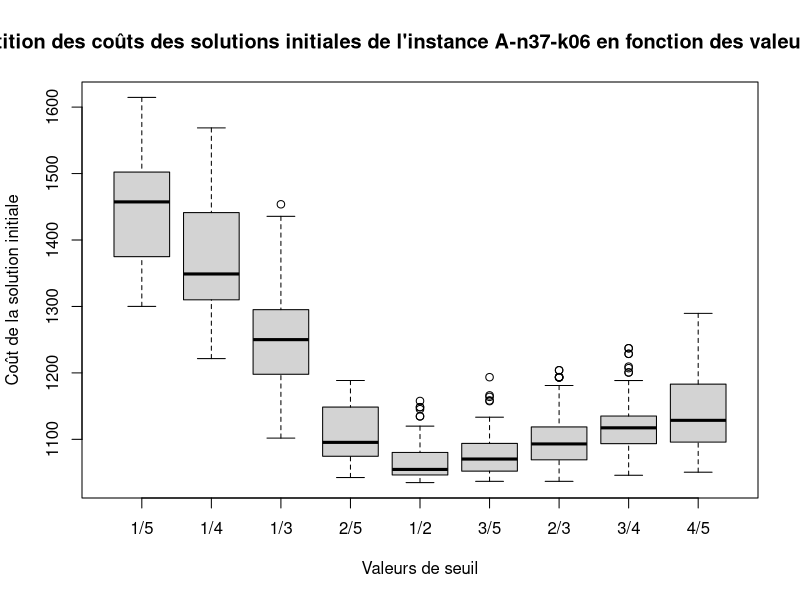
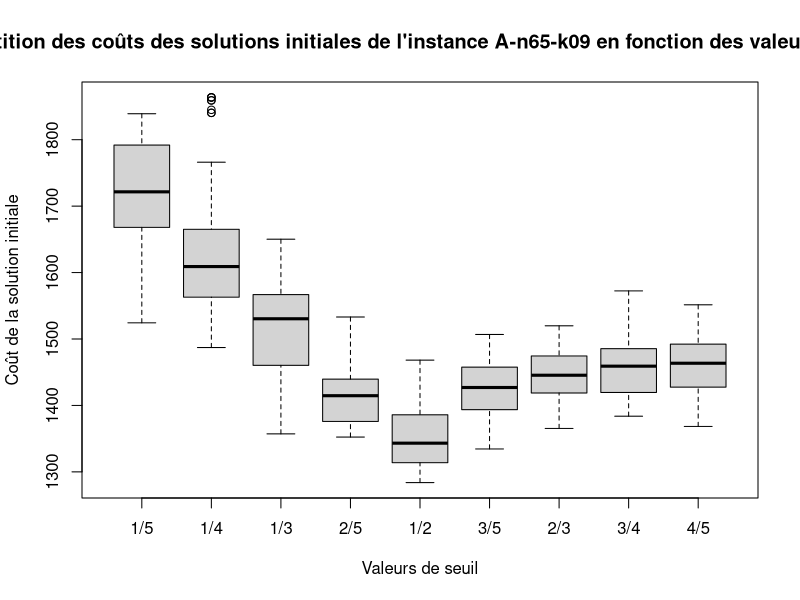

Recreate these plots in R, in order.
#Insance A3706, 10 bases et 10 triplets. Bases communes à tous les critères
crit1 = c(1489.7964159425503, 1489.7964159425503, 1489.7964159425503, 1491.9958940792897, 1491.9958940792897, 1491.9958940792897, 1491.9958940792897, 1479.0059701315793, 1479.0059701315793, 1483.1638822179011, 1380.5074801108692, 1382.0897667537574, 1382.0897667537574, 1380.5074801108692, 1380.5074801108692, 1380.5074801108692, 1380.5074801108692, 1384.0862430977577, 1380.5074801108692, 1382.0897667537574, 1457.3285583891618, 1457.3285583891618, 1457.3285583891618, 1457.3285583891618, 1436.6415735087273, 1436.6415735087273, 1436.641573508727, 1436.641573508727, 1436.641573508727, 1457.3285583891618, 1356.9656094094498, 1365.112368755904, 1356.9656094094498, 1365.112368755904, 1346.2459586232198, 1346.2459586232198, 1344.1532372011911, 1356.9656094094498, 1365.112368755904, 1365.112368755904, 1374.9461598371008, 1374.9461598371008, 1372.8534384150723, 1374.9461598371008, 1374.9461598371008, 1374.9461598371008, 1374.9461598371008, 1372.8534384150723, 1374.9461598371008, 1374.9461598371008, 1568.4081835287607, 1568.4081835287607, 1568.4081835287607, 1596.6181509299515, 1596.6181509299515, 1568.4081835287607, 1568.4081835287607, 1596.6181509299515, 1568.9703880755035, 1568.9703880755035, 1502.2460883800836, 1502.2460883800836, 1502.2460883800836, 1502.2460883800836, 1502.2460883800836, 1499.3099777545722, 1502.2460883800836, 1502.2460883800836, 1502.2460883800836, 1502.2460883800836, 1614.6053534997734, 1614.6053534997734, 1614.6053534997734, 1602.3160749266272, 1599.1483965987422, 1599.1483965987422, 1599.1483965987422, 1599.1483965987422, 1599.1483965987422, 1599.1483965987422, 1457.5230533891443, 1457.5230533891443, 1457.5230533891443, 1457.5230533891443, 1457.5230533891443, 1457.5230533891443, 1457.5230533891443, 1454.2931376289928, 1457.5230533891443, 1457.5230533891443, 1300.0899727935384, 1302.6883148885195, 1302.6883148885195, 1300.0899727935384, 1300.0899727935384, 1302.6883148885195, 1302.6883148885195, 1300.0899727935384, 1302.6883148885195, 1308.5250190994363)
crit2 = c(1441.2341756903272, 1441.2341756903272, 1441.2341756903272, 1441.2341756903272, 1441.2341756903272, 1441.2341756903272, 1441.2341756903272, 1441.2341756903272, 1441.2341756903272, 1441.2341756903272, 1380.5074801108692, 1382.0897667537574, 1382.0897667537574, 1380.5074801108692, 1380.5074801108692, 1380.5074801108692, 1380.5074801108692, 1384.0862430977577, 1380.5074801108692, 1382.0897667537574, 1568.7060104633024, 1568.7060104633024, 1568.7060104633024, 1568.7060104633024, 1568.4003090076133, 1568.4003090076133, 1568.7060104633024, 1554.2858335055348, 1554.2858335055348, 1568.7060104633024, 1309.939695238571, 1309.939695238571, 1309.939695238571, 1309.939695238571, 1309.939695238571, 1309.939695238571, 1368.8123169423689, 1309.939695238571, 1309.939695238571, 1309.939695238571, 1309.327713392554, 1309.327713392554, 1296.3427049653853, 1309.327713392554, 1309.3277133925537, 1356.7930089978643, 1309.327713392554, 1309.327713392554, 1356.7930089978643, 1336.9662285721636, 1476.507941104957, 1508.7392251262618, 1508.7392251262618, 1528.4839752951098, 1475.0736693076992, 1476.507941104957, 1476.507941104957, 1475.0736693076992, 1476.507941104957, 1476.507941104957, 1310.2977529686689, 1312.5918741585526, 1322.0376563920847, 1310.2977529686689, 1312.5918741585526, 1322.0376563920847, 1312.5918741585526, 1312.5918741585526, 1351.4439555953745, 1351.4439555953745, 1235.7790821938304, 1235.7790821938302, 1221.4920012513694, 1255.037829256441, 1266.696521281212, 1266.696521281212, 1266.696521281212, 1266.696521281212, 1266.696521281212, 1255.037829256441, 1348.8834450628283, 1354.0775287002366, 1354.0775287002366, 1348.8834450628283, 1348.8834450628283, 1348.8101409063786, 1348.8101409063786, 1333.4983926697548, 1348.8101409063786, 1328.2310048758966, 1340.607652543502, 1343.205994638483, 1343.205994638483, 1340.607652543502, 1340.607652543502, 1343.205994638483, 1345.7171642672329, 1340.607652543502, 1354.2472224321054, 1343.118822172252)
crit3 = c(1435.6464696991504, 1422.0800166080949, 1435.6464696991504, 1412.1395523606234, 1412.1395523606234, 1412.1395523606234, 1412.1395523606234, 1422.0800166080949, 1422.0800166080949, 1453.7390980806833, 1321.4901838015971, 1321.4901838015971, 1321.6503924261633, 1339.6599682743572, 1339.6599682743572, 1339.6599682743572, 1339.6599682743572, 1339.6599682743577, 1339.6599682743572, 1253.0965035843585, 1292.8819151073399, 1322.3712711750622, 1292.8819151073399, 1292.8819151073399, 1312.203534932381, 1312.203534932381, 1292.8819151073399, 1292.8819151073399, 1292.8819151073399, 1292.8819151073399, 1158.915847058913, 1161.312774669936, 1158.915847058913, 1158.915847058913, 1158.915847058913, 1158.915847058913, 1158.915847058913, 1158.915847058913, 1158.915847058913, 1155.3168896548182, 1255.7527512654642, 1297.4558554135433, 1255.7527512654642, 1297.4558554135433, 1288.0100731800112, 1265.8911445978733, 1275.3369268314054, 1255.7527512654642, 1246.3069690319317, 1315.371024447366, 1243.6817301690712, 1250.1647355701996, 1249.9399921598122, 1287.577209001314, 1287.577209001314, 1243.6817301690712, 1243.6817301690712, 1287.577209001314, 1233.105520235027, 1233.105520235027, 1106.075673023497, 1101.8803985440584, 1106.075673023497, 1106.075673023497, 1133.8943917517568, 1133.8943917517568, 1101.8803985440584, 1106.075673023497, 1106.075673023497, 1106.075673023497, 1241.6109980981162, 1241.6109980981162, 1241.6109980981162, 1242.113096493656, 1275.1995988043834, 1275.1995988043834, 1275.1995988043834, 1275.1995988043834, 1275.1995988043834, 1243.8461990431076, 1243.8058942719417, 1246.8561051048755, 1264.473146841979, 1244.8224037332227, 1245.4191932079575, 1246.8561051048755, 1265.240269789995, 1246.8561051048753, 1246.5234708360795, 1246.8561051048753, 1196.2376029408922, 1197.9345032946328, 1197.9345032946328, 1197.9345032946328, 1197.9345032946328, 1202.1297777740708, 1197.9345032946328, 1196.2376029408922, 1199.8868030861977, 1197.9345032946328)
crit4 = c(1184.4697128993485, 1188.1730618454446, 1186.6146287384267, 1188.5696572003117, 1184.4697128993485, 1188.1730618454446, 1184.4697128993485, 1188.1730618454446, 1188.1730618454446, 1184.4697128993485, 1090.124948461405, 1090.124948461405, 1090.124948461405, 1085.4278297524086, 1090.124948461405, 1088.6754832389586, 1090.124948461405, 1086.1815592019918, 1090.124948461405, 1075.9307651628617, 1075.0846170889201, 1072.6395644729482, 1075.76618892207, 1075.76618892207, 1090.710494960857, 1082.0185456999693, 1075.0846170889201, 1075.0846170889201, 1075.0846170889201, 1075.76618892207, 1110.7421548441962, 1106.9028284942726, 1100.3048831760318, 1110.7421548441962, 1100.3048831760318, 1100.3048831760318, 1096.3614939166187, 1100.3048831760318, 1110.7421548441962, 1106.9028284942726, 1149.415571823909, 1150.8165995759493, 1147.9423681401604, 1141.0906740431942, 1141.4381574315194, 1152.6447157956898, 1149.9140204416326, 1160.6332481352933, 1149.415571823909, 1147.9133891962683, 1152.5960501306113, 1152.596050130611, 1152.596050130611, 1113.65886364719, 1111.1034189029833, 1152.596050130611, 1118.4866068313745, 1111.1034189029833, 1119.9882022375248, 1119.9882022375248, 1042.509487989806, 1043.6903152312063, 1042.509487989806, 1042.509487989806, 1061.0101725007883, 1061.0101725007883, 1043.6903152312063, 1044.0110833959561, 1044.0110833959561, 1044.0110833959561, 1052.151392123565, 1052.151392123565, 1052.151392123565, 1047.4634000035153, 1048.2694183720057, 1050.851964643219, 1050.851964643219, 1052.366332415224, 1052.366332415224, 1048.2694183720057, 1149.1492695261422, 1154.851517570734, 1154.851517570734, 1149.1492695261422, 1137.6075522303347, 1139.408170127067, 1140.8697532385968, 1159.6487148248793, 1139.408170127067, 1139.408170127067, 1077.281157308526, 1073.085882829087, 1074.0220856026817, 1074.0158985549353, 1072.966969197217, 1078.122051817286, 1077.0638832404352, 1078.1220518172859, 1077.9627291416757, 1094.5117439996825)
crit5 = c(1046.710620746467, 1078.5469513343426, 1048.0362791137138, 1049.7939441145188, 1048.474472795018, 1048.8105374392305, 1048.474472795018, 1078.5469513343426, 1078.5469513343426, 1067.9368788182996, 1081.1092055358188, 1098.3399774972324, 1134.6190577820266, 1096.4537490150394, 1095.1245529660873, 1099.7014025015894, 1082.1734075434824, 1081.1092055358185, 1081.1092055358188, 1157.752097953917, 1071.053351592828, 1078.002266806186, 1071.053351592828, 1071.053351592828, 1040.7186164111022, 1040.7186164111022, 1071.053351592828, 1053.9844368288675, 1053.9844368288675, 1078.002266806186, 1054.6798746684865, 1049.286843994535, 1049.1422423848614, 1054.6798746684865, 1049.1422423848614, 1040.809306633004, 1047.419763831887, 1040.809306633004, 1054.6798746684865, 1039.4430034197794, 1044.4832476284246, 1039.8905005581626, 1044.4832476284246, 1047.4164732083448, 1062.822352680144, 1052.3632047915105, 1052.3632047915105, 1054.9727118647415, 1044.4832476284246, 1044.4832476284246, 1119.88279583304, 1104.386274523124, 1103.6555916666507, 1079.5236870903293, 1076.221514300374, 1104.386274523124, 1100.9939341201994, 1076.221514300374, 1060.5728585235368, 1060.5728585235368, 1044.1298276896093, 1046.382871422515, 1044.1298276896093, 1044.1298276896093, 1072.6321325640404, 1072.6321325640404, 1046.382871422515, 1045.6314230957594, 1045.6314230957594, 1045.6314230957594, 1036.125424840766, 1036.125424840766, 1036.125424840766, 1036.0758151765265, 1056.657328463672, 1060.0706134526733, 1060.0706134526733, 1059.723130064348, 1034.9070372976944, 1035.0997660452563, 1104.011925984273, 1148.4079868003753, 1148.4079868003753, 1104.011925984273, 1104.7528184091464, 1116.6877420222295, 1103.884904267951, 1134.6235843797158, 1103.6606375291126, 1145.430715527222, 1052.7613506130783, 1051.7164261370997, 1053.1908573327926, 1051.7164261370997, 1052.7921507985868, 1044.6768687847402, 1051.9584716596667, 1044.6768687847402, 1051.2597552069283, 1073.3200160503004)
crit6 = c(1041.2352420971367, 1073.0715726850126, 1040.7186164111022, 1040.718616411102, 1041.4595088359756, 1041.795573480188, 1041.4595088359756, 1084.5937846362197, 1084.5937846362197, 1060.5411510127572, 1092.2371074983369, 1133.3330988779958, 1193.542886776125, 1109.99898634779, 1129.6080973143414, 1112.9747075955142, 1114.6038028827923, 1121.6227275212357, 1092.2371074983369, 1166.1634062153753, 1073.0715726850126, 1081.1054281814138, 1084.5937846362197, 1073.0715726850126, 1040.718616411102, 1040.718616411102, 1073.0715726850126, 1038.7210690632862, 1038.7210690632862, 1081.1054281814138, 1093.9027107694124, 1055.8131353400986, 1093.9027107694124, 1056.3734667231492, 1117.1960247100428, 1093.902710769412, 1117.9267075665161, 1093.902710769412, 1056.3734667231492, 1081.0202576642534, 1093.902710769412, 1055.86220007898, 1117.9267075665161, 1067.6393610069108, 1083.0452404787106, 1061.3137509484104, 1061.0894842095713, 1119.235547633475, 1094.126977508251, 1095.0383625822055, 1109.2210813757615, 1158.5459484962466, 1163.9411328946935, 1068.6619289327268, 1067.8956228937016, 1115.9753024849344, 1118.8148215520282, 1071.936089156803, 1157.5126627871307, 1127.3517962360909, 1073.0715726850126, 1040.718616411102, 1046.6282727710882, 1073.0715726850126, 1061.0034927124298, 1061.0034927124298, 1040.718616411102, 1046.8525395099273, 1046.8525395099273, 1046.8525395099273, 1070.755760678781, 1070.7557606787807, 1070.0147384536174, 1046.7109797048377, 1052.96403191885, 1058.9476648469572, 1058.9476648469572, 1058.600181458632, 1043.2992271381322, 1045.734930573568, 1056.9590676527546, 1111.3516756803394, 1111.3516756803394, 1054.716579821731, 1056.9590676527546, 1060.1096104956828, 1062.3520983267063, 1114.2213923943445, 1062.1278315878671, 1055.071436003757, 1042.684883511675, 1042.909150250514, 1036.7752271516888, 1037.5161195765625, 1049.3686604080617, 1084.4479124314312, 1051.307890921836, 1083.312260618638, 1077.1620389220009, 1057.3061351314104)
crit7 = c(1151.7161571070958, 1153.4336964289757, 1158.9606914862575, 1149.5327965470244, 1152.1763250287545, 1148.0283494183718, 1152.1763250287545, 1203.974013456433, 1203.974013456433, 1163.6426118601207, 1092.2371074983369, 1133.3330988779958, 1193.542886776125, 1109.99898634779, 1129.6080973143414, 1112.9747075955142, 1114.6038028827923, 1121.6227275212357, 1092.2371074983369, 1166.1634062153753, 1093.902710769412, 1113.7076682552367, 1117.1960247100426, 1093.902710769412, 1055.86220007898, 1055.2965096540638, 1093.902710769412, 1095.9490941789331, 1095.9490941789331, 1113.7076682552367, 1082.7843819834352, 1094.9528636360783, 1108.6331598482325, 1084.6748843476048, 1120.1553717994395, 1108.6331598482325, 1120.1553717994398, 1108.6331598482325, 1084.6748843476048, 1092.2786713204218, 1072.3559856794154, 1063.9460415713481, 1103.3109141311106, 1054.7976769872978, 1070.446114696123, 1065.0303304400009, 1062.6204393885796, 1103.3109141311106, 1072.5802524182543, 1071.322041986154, 1109.2210813757615, 1181.0498132177163, 1193.6374766470785, 1068.6619289327268, 1067.8956228937016, 1115.9753024849344, 1124.5208471548553, 1071.936089156803, 1157.5126627871307, 1127.3517962360909, 1073.0715726850126, 1040.718616411102, 1046.6282727710882, 1073.0715726850126, 1061.0034927124298, 1061.0034927124298, 1040.718616411102, 1046.8525395099273, 1046.8525395099273, 1046.8525395099273, 1117.1960247100428, 1117.1960247100428, 1117.1960247100428, 1055.2965096540638, 1077.0616075506032, 1083.0452404787106, 1083.0452404787106, 1082.799208800317, 1067.6393610069108, 1069.832506205321, 1071.5369608957162, 1193.142016533799, 1193.142016533799, 1069.6305377089052, 1071.5369608957162, 1107.3840484940063, 1076.8133097651894, 1193.5299565697774, 1109.4022695861909, 1112.3627940366223, 1042.684883511675, 1042.909150250514, 1036.7752271516888, 1037.5161195765625, 1049.3686604080617, 1084.4479124314312, 1051.307890921836, 1083.312260618638, 1077.1620389220009, 1057.3061351314104)
crit8 = c(1160.7129877478421, 1176.0207357211546, 1155.1797341121237, 1130.9611291991441, 1128.153485566972, 1128.3777523058106, 1128.6438095519716, 1228.7030746359987, 1228.7030746359987, 1134.2206424757705, 1113.198863315995, 1143.2561080840721, 1200.5912698684847, 1113.6211258193887, 1124.5799172012644, 1123.9771517898894, 1111.1806422238103, 1101.4217861702375, 1113.4231300548338, 1188.4965006198195, 1075.579808645614, 1117.253550285153, 1117.253550285153, 1062.2304883912827, 1092.619339502916, 1093.2318626081662, 1134.3464208446592, 1134.3464208446592, 1134.3464208446592, 1138.4490338722508, 1101.4207775234545, 1104.7820538223386, 1112.801831408724, 1103.0753787048043, 1131.4780222915317, 1112.801831408724, 1120.0737635348987, 1112.801831408724, 1103.0753787048043, 1114.8686147618105, 1135.7940634300182, 1129.0902251119824, 1175.2313321929664, 1117.333916828795, 1114.645226623247, 1160.295132433071, 1165.4742708810627, 1209.405765357917, 1148.1467768060293, 1130.5114857415176, 1151.1307013878472, 1237.1042580701283, 1237.0797962786455, 1126.0924922556237, 1120.2722889886384, 1154.2861954404007, 1133.7949750252815, 1123.892870393419, 1130.616176978099, 1122.4800344630428, 1107.3840484940063, 1069.2944730646927, 1109.4022695861909, 1109.4022695861909, 1073.5647467924923, 1075.9706820325262, 1069.2944730646927, 1076.8133097651894, 1074.5708219341657, 1074.5708219341657, 1145.2374809703604, 1162.2199834108999, 1162.2199834108999, 1119.4348365527287, 1113.7945998751875, 1113.3324807248935, 1113.3324807248935, 1115.937005853474, 1118.68291194294, 1113.7945998751875, 1092.3617915493412, 1207.1249180030522, 1200.7092353280777, 1093.7521837025356, 1092.3617915493412, 1121.2965122148087, 1080.2352318190235, 1154.0274980167928, 1088.4949532335563, 1119.4612035610419, 1053.4777011774545, 1053.7019679162931, 1052.5763897892266, 1051.4895435368473, 1045.905017899026, 1085.2249916528042, 1047.404052986336, 1086.2589353460658, 1079.3467902792022, 1053.8424926223743)
crit9 = c(1149.8537775626398, 1176.0140528656914, 1147.835556470455, 1131.300750860627, 1128.4931072284544, 1128.7173739672933, 1128.9834312134542, 1245.8496629961041, 1245.8496629961041, 1135.2430108014812, 1187.3775613173264, 1210.1895353564066, 1236.8777082642664, 1080.2152318464596, 1210.082083006666, 1079.84748017753, 1093.1952687212897, 1129.2373275742527, 1094.9442747549688, 1208.132986714988, 1187.527973161252, 1225.1371242203527, 1200.8199657342404, 1211.6357576984267, 1073.4271028107614, 1082.4064162876934, 1129.2373275742527, 1129.2373275742527, 1129.2373275742527, 1246.8513823137155, 1050.5517864220553, 1058.785624500306, 1075.579808645614, 1107.275513843792, 1117.253550285153, 1062.2304883912827, 1154.1762147407544, 1065.9074816520015, 1102.9784697710168, 1061.952669710871, 1135.7940634300182, 1129.0902251119824, 1175.2313321929664, 1117.333916828795, 1114.645226623247, 1160.295132433071, 1165.4742708810627, 1209.405765357917, 1148.1467768060293, 1130.5114857415176, 1215.833177399299, 1289.6017456266727, 1286.2445660808694, 1093.5117789419767, 1101.2539594647342, 1206.7836829969442, 1119.9107955527984, 1096.785939166053, 1105.7390707077225, 1105.7390707077225, 1202.5930989744215, 1073.4271028107614, 1210.082083006666, 1199.4679917687126, 1079.4999967892047, 1075.1691063833302, 1077.297242093859, 1093.4826916434383, 1109.1159996000447, 1109.1159996000447, 1139.4166152738435, 1183.094727650707, 1183.094727650707, 1119.4543407605527, 1118.5523140504395, 1120.520866848799, 1120.520866848799, 1120.2748351704054, 1123.0207412598716, 1118.5523140504395, 1148.3886847991573, 1213.024872427161, 1213.024872427161, 1123.0009277648662, 1120.792717636038, 1122.7186228508965, 1123.434378573294, 1157.624474623942, 1189.531675725388, 1150.4969651511763, 1087.6987194364503, 1087.3252595410938, 1090.0307106782973, 1088.6403185251029, 1080.0900008781935, 1128.8762610704582, 1084.2777261710512, 1123.1008587710426, 1198.5293955589707, 1076.336840193694)

boxplot(crit1, crit2, crit3,crit4,crit5,crit6,crit7,crit8,crit9, 
        xlab="Valeurs de seuil", ylab="Coût de la solution initiale",
        names=c("1/5","1/4","1/3","2/5","1/2","3/5","2/3","3/4","4/5"),
        main="Répartition des coûts des solutions initiales de l'instance A-n37-k06 en fonction des valeurs de seuil")

#Instance A6509

crit1 = c(1787.4475957782877, 1769.5128755840703, 1770.367263427211, 1787.447595778288, 1766.8974373483006, 1766.200500147522, 1769.5128755840703, 1795.1794382271046, 1795.1794382271046, 1795.1794382271046, 1839.092408052677, 1839.092408052677, 1839.092408052677, 1839.0924080526768, 1839.092408052677, 1832.2582203779914, 1839.092408052677, 1839.0924080526768, 1839.0924080526768, 1827.8074426507594, 1574.238535050387, 1574.238535050387, 1574.2385350503873, 1574.2385350503873, 1577.9851393846734, 1574.2385350503873, 1577.9851393846736, 1574.2385350503873, 1574.238535050387, 1619.1669061190867, 1690.474700186002, 1690.2714271133837, 1684.6590127016532, 1690.2714271133837, 1678.194031551218, 1668.1268584869417, 1683.5576900991055, 1690.2714271133837, 1684.862285774272, 1683.681100109298, 1803.505357705374, 1824.6334108145252, 1754.972433108821, 1743.2713531981913, 1777.9227480326572, 1743.2713531981913, 1743.2713531981913, 1774.972789120774, 1774.972789120774, 1743.2713531981913, 1814.6146892162785, 1802.1564317068548, 1814.6146892162785, 1817.3413968044806, 1817.3413968044806, 1817.3413968044806, 1806.8439471761617, 1794.385689666738, 1802.1564317068548, 1817.3413968044806, 1685.2907322167598, 1668.0063856391612, 1668.0063856391612, 1668.0063856391612, 1673.1826935971014, 1668.0063856391612, 1673.1826935971014, 1673.1826935971014, 1666.968034821295, 1666.968034821295, 1524.9804745502352, 1524.3400757855181, 1538.8913640579005, 1538.8913640579005, 1524.9804745502352, 1524.3400757855184, 1543.81440315283, 1524.9804745502352, 1524.980474550235, 1524.9804745502352, 1690.4322934519855, 1690.2869990733325, 1690.4322934519855, 1699.7413405543962, 1690.2869990733325, 1690.4322934519855, 1686.5574809642615, 1684.6945680892386, 1690.2869990733325, 1683.6792689556496, 1789.3798608928423, 1788.6826448438328, 1788.6826448438328, 1788.6826448438328, 1789.3798608928423, 1789.3798608928423, 1789.3798608928423, 1788.682644843833, 1789.3798608928423, 1789.3798608928423)
crit2 = c(1660.9020406289849, 1672.666616381126, 1684.418319631312, 1686.1063960049787, 1670.9785400074593, 1670.978540007459, 1668.755890808649, 1671.7453375048763, 1627.541747183736, 1671.7453375048763, 1650.4132845343727, 1650.4132845343727, 1648.275656567287, 1657.8539753536638, 1655.2359290410352, 1657.8539753536638, 1648.275656567287, 1657.8539753536638, 1646.5627491725254, 1663.3562298213737, 1565.291559602859, 1565.291559602859, 1565.291559602859, 1565.291559602859, 1578.9224577238376, 1565.291559602859, 1575.8402083222334, 1565.291559602859, 1564.7750337749808, 1564.7750337749808, 1544.7264212844887, 1574.2335286582597, 1574.2335286582597, 1580.5097888428834, 1549.431069020108, 1594.436726371661, 1549.431069020108, 1538.041859621481, 1532.4121875676142, 1580.5097888428834, 1604.1533323141543, 1627.1100871659958, 1603.089979911505, 1584.4974950058288, 1604.1533323141543, 1584.4974950058288, 1587.6793377708793, 1603.089979911505, 1603.089979911505, 1604.1533323141546, 1561.1271972541426, 1561.1271972541426, 1539.7765689985663, 1539.7765689985663, 1539.8128294905023, 1547.0958599991204, 1493.4007756161982, 1487.117876415303, 1533.4936697976714, 1559.239164846616, 1666.9851898866852, 1666.9851898866852, 1666.9851898866852, 1666.9851898866852, 1640.5618861897885, 1666.9851898866852, 1640.5618861897885, 1640.5618861897885, 1666.901208632253, 1666.901208632253, 1524.9804745502352, 1524.3400757855181, 1538.8913640579005, 1538.8913640579005, 1524.9804745502352, 1524.3400757855184, 1543.81440315283, 1524.9804745502352, 1524.980474550235, 1524.9804745502352, 1638.329373072475, 1638.8752740979119, 1638.329373072475, 1638.8752740979119, 1638.8752740979119, 1653.692173236829, 1641.506271435096, 1613.905039704706, 1653.692173236829, 1581.9930130782514, 1762.2804670951875, 1863.6385833794966, 1863.6385833794966, 1844.9416051243575, 1840.3867518101756, 1863.6385833794966, 1766.0950929271514, 1859.2427592755344, 1859.0847500752816, 1840.3867518101756)
crit3 = c(1473.317526538625, 1479.1290069099107, 1482.8138707201272, 1473.317526538625, 1482.8138707201272, 1482.8138707201272, 1516.5934188885992, 1482.8138707201272, 1482.8138707201272, 1482.8138707201272, 1615.0170294133734, 1648.4091027939342, 1646.271474826848, 1609.814836898652, 1646.271474826848, 1609.814836898652, 1646.271474826848, 1609.814836898652, 1644.5585674320862, 1603.9299625833157, 1564.959923096745, 1564.9599230967442, 1562.534340485819, 1562.534340485819, 1564.9599230967442, 1564.9599230967442, 1564.9599230967442, 1564.9599230967442, 1564.9599230967442, 1564.9599230967442, 1373.2704932934848, 1369.6900540043168, 1369.6900540043168, 1403.2155022628965, 1403.2155022628965, 1403.2155022628965, 1436.4776460937328, 1397.830879019015, 1373.2704932934848, 1403.2155022628965, 1611.93006844129, 1627.2432833492724, 1608.6237997165772, 1601.091554488713, 1611.93006844129, 1610.7692888059971, 1585.7329607898441, 1608.6237997165772, 1605.0213295289786, 1611.93006844129, 1548.7349375710482, 1548.7349375710482, 1548.7349375710482, 1548.7349375710482, 1548.7349375710482, 1548.7690615227207, 1486.922264666635, 1561.1227656419846, 1568.6856374398167, 1575.631547063885, 1456.2497668696312, 1456.2497668696317, 1456.2497668696312, 1456.2497668696317, 1501.8124850392546, 1482.606943153597, 1455.9219743548745, 1501.8124850392546, 1464.4338818339552, 1495.3052352633488, 1372.4944627297748, 1359.2965991513213, 1357.185831669808, 1357.185831669808, 1359.2965991513213, 1373.6481851473156, 1357.185831669808, 1375.7589526288295, 1375.7589526288295, 1375.7589526288295, 1539.4515650303017, 1560.8382842694812, 1539.4515650303017, 1552.9782324429127, 1549.327476548334, 1650.195025041008, 1557.4165748396092, 1595.8263642427964, 1602.6182825184508, 1563.9670091703083, 1480.0306377846039, 1515.6250726825076, 1515.6250726825076, 1515.6250726825076, 1542.5465639793554, 1515.6250726825076, 1480.0306377846039, 1521.5282596279028, 1480.0306377846039, 1515.6250726825076)
crit4 = c(1432.597457577585, 1423.5712569877007, 1424.049633164103, 1430.1331189306243, 1410.5147022184576, 1409.1554131702985, 1421.701127341742, 1440.868274353661, 1440.868274353661, 1436.4044976031028, 1442.655724272919, 1442.6557242729193, 1442.655724272919, 1431.0752811391824, 1442.6557242729193, 1434.4793769485289, 1431.9380645213585, 1434.4793769485289, 1434.4886538847845, 1445.894619109427, 1362.749941741165, 1397.6446880746894, 1401.9530049920704, 1401.9530049920704, 1375.8889387547902, 1398.5868123428686, 1375.8889387547902, 1375.8889387547902, 1375.8889387547902, 1400.0246124613418, 1385.542283381727, 1385.542283381727, 1385.542283381727, 1383.9198968122219, 1409.968672289191, 1442.805098471397, 1442.805098471397, 1383.9198968122219, 1387.086654640282, 1409.968672289191, 1463.4366041814974, 1466.9743499983206, 1473.8580939448507, 1456.2434765244127, 1473.1054072594616, 1456.2434765244127, 1456.2434765244127, 1473.8580939448507, 1473.8580939448507, 1456.2434765244127, 1433.7991152011302, 1433.7991152011302, 1433.7991152011302, 1468.8516496758805, 1451.7642348768518, 1455.8802348165518, 1533.0878179679255, 1423.3002546967366, 1433.7991152011302, 1453.4304768667575, 1425.9961109769383, 1437.5534375032857, 1437.5534375032857, 1437.553437503286, 1436.97312814782, 1433.6451088149695, 1418.7079474572115, 1460.0275803333047, 1421.640333467891, 1438.337730055548, 1364.6064342731545, 1393.771375076153, 1395.31844086472, 1395.31844086472, 1393.771375076153, 1393.4984364075767, 1394.6328985144926, 1364.6064342731545, 1364.6064342731545, 1364.6064342731545, 1352.3823925895936, 1362.8533724928625, 1355.3147786002728, 1362.8533724928625, 1362.8533724928625, 1362.8533724928625, 1366.6548176324632, 1382.2987425589215, 1362.8533724928625, 1386.3384105589134, 1371.38757890895, 1365.9411130487924, 1359.3881619058757, 1359.3881619058757, 1365.9411130487927, 1369.3073056979947, 1371.3875789089495, 1359.388161905876, 1369.3073056979947, 1365.9411130487924)
crit5 = c(1386.05824200395, 1350.4080251441383, 1363.6414329674562, 1356.6315357943658, 1366.7833174049347, 1365.583724297889, 1368.1474251846594, 1390.306453483179, 1390.306453483179, 1385.792288900889, 1370.7527248807971, 1391.3048957836495, 1370.752724880797, 1345.0917358012737, 1389.6422800480852, 1348.4958316106206, 1363.401257778439, 1348.4958316106206, 1366.8053535877855, 1352.2688743550505, 1311.5716041026417, 1311.5716041026417, 1317.048564233358, 1317.048564233358, 1311.5716041026417, 1313.6823715841558, 1311.5716041026417, 1311.5716041026417, 1311.5716041026417, 1284.498653357348, 1316.1862240996238, 1313.812350671089, 1313.812350671089, 1312.1899641015839, 1312.1899641015839, 1341.3064622752936, 1312.1899641015839, 1312.1899641015839, 1316.1862240996234, 1312.1899641015839, 1460.4353916193907, 1468.2011714150917, 1455.030993170786, 1438.5365113611047, 1460.4353916193907, 1440.1635079670705, 1422.448374567536, 1436.7052256391344, 1455.030993170786, 1458.0546182617434, 1425.572059456259, 1425.572059456259, 1420.7186011181968, 1412.4575532675115, 1425.572059456259, 1418.8349749830752, 1465.5708448014457, 1436.1441385918615, 1423.3825583768642, 1434.9965953714095, 1331.4832757926904, 1327.514059683237, 1333.6039025687764, 1327.514059683237, 1320.0299604013371, 1329.4708267141998, 1290.7276796936128, 1320.0299604013371, 1293.6600657042925, 1331.2534562419687, 1308.9235675919256, 1330.27889335371, 1327.3465073430307, 1327.3465073430307, 1308.9235675919256, 1325.5265028858869, 1337.6195579738087, 1332.3591665646654, 1332.359166564665, 1332.3591665646654, 1305.2991803969885, 1305.2991803969885, 1308.231566407668, 1305.2991803969885, 1305.2991803969885, 1283.851936310935, 1314.279558104045, 1315.8151024705205, 1283.851936310935, 1314.0619317502621, 1351.35588232671, 1384.846767387373, 1345.621698803648, 1345.621698803648, 1359.9613154851231, 1352.6098483827652, 1351.35588232671, 1346.685890781225, 1352.6098483827652, 1359.9613154851234)
crit6 = c(1449.9441519506472, 1426.6891070453025, 1422.9489755049906, 1399.0393375131553, 1429.999188630785, 1423.6513864506308, 1438.4401399557219, 1432.4346198407484, 1432.4346198407484, 1430.5138880657034, 1453.1357734608557, 1460.732102172526, 1460.8026139445024, 1418.9365304309738, 1465.864098867707, 1424.2791933299409, 1453.0568289476366, 1447.4991281284113, 1436.1079334287285, 1427.182262429894, 1466.1030523283637, 1484.4125743055286, 1473.0080405151828, 1473.0080405151828, 1482.749958569964, 1484.4125743055286, 1482.749958569964, 1484.4125743055286, 1482.7499585699643, 1496.3824871427848, 1371.7144519761277, 1389.6202793973857, 1389.6202793973857, 1386.254086748183, 1371.806016310618, 1408.270549898458, 1407.846302344258, 1389.6202793973857, 1370.948007725289, 1386.2540867481832, 1506.816274886255, 1475.0180168332881, 1500.5494891559467, 1479.5176061037264, 1490.9571161922195, 1467.1131124955448, 1486.1478404831098, 1500.5494891559467, 1500.5494891559467, 1498.6590209541698, 1422.4637074791615, 1437.0633398049495, 1436.4962252950597, 1434.482423917832, 1422.4637074791615, 1420.0002829328575, 1442.2223520078085, 1475.1885670994534, 1421.646467469867, 1420.5142156438424, 1386.9420819529844, 1386.113822914801, 1395.663382140934, 1396.1856004175954, 1415.9904534083348, 1383.7781167574774, 1391.5651203663992, 1429.612899197634, 1402.921695999471, 1397.7852010776394, 1334.4836052320316, 1362.430911148089, 1372.3689098393536, 1372.3689098393536, 1334.4836052320316, 1353.5812859422522, 1357.1159688205428, 1364.5111843590446, 1364.5111843590446, 1364.5111843590446, 1452.0687920439452, 1406.6242513955694, 1440.4222228107196, 1406.6242513955694, 1444.7377289248038, 1445.869717796325, 1389.8385578309217, 1389.6352052421773, 1445.869717796325, 1395.6949706667742, 1429.268971011778, 1432.1370115189754, 1404.4377952924422, 1387.600167923099, 1486.2043442501376, 1420.8723596006832, 1429.1303411829454, 1426.7471216280694, 1412.7887532611621, 1454.5506950663987)
crit7 = c(1478.596026009442, 1471.5366620789764, 1474.0080111675866, 1469.173756096991, 1465.171603413115, 1488.9829081569353, 1462.194204964457, 1466.2282418733348, 1466.2282418733348, 1488.078290201699, 1502.8959556784064, 1505.1836194414798, 1474.9393309770435, 1498.8816359307798, 1482.2654182834028, 1498.8816359307798, 1474.9393309770435, 1500.6819033429895, 1499.3587267100013, 1519.8457536256135, 1517.9119503338281, 1514.96019530639, 1458.0621133719158, 1494.9429391835358, 1482.749958569964, 1505.7252090755499, 1482.749958569964, 1505.7252090755499, 1508.789946712817, 1515.584559143562, 1411.0172600434946, 1421.0438898777747, 1421.0438898777747, 1460.8951736895365, 1477.7313884268672, 1448.7697829935576, 1448.7697829935576, 1409.39487347399, 1452.4112831272125, 1475.650368951591, 1430.3821079812444, 1433.62108291658, 1420.9435526200969, 1426.424127480333, 1455.8177508541553, 1413.8642942627696, 1438.083458190012, 1420.9435526200969, 1433.9251284797015, 1450.5504842379194, 1425.8188329035536, 1428.7388698369375, 1428.7388698369375, 1415.3063063600537, 1424.6030888319747, 1421.2075553893549, 1445.0343415511225, 1453.6665734780086, 1403.7910715758544, 1428.2878853438958, 1365.3682354689147, 1422.8462559115173, 1366.543331009813, 1371.431580168694, 1454.2717515428358, 1387.0837067211198, 1444.3145164288135, 1453.3424170958817, 1408.4094824536912, 1372.09173368541, 1445.8453807646354, 1422.555622000017, 1473.6118314879375, 1473.6118314879375, 1452.5565188296925, 1458.053106435028, 1427.408344401261, 1445.8453807646354, 1445.8453807646354, 1445.8453807646354, 1438.6655272322373, 1428.8197485972394, 1443.9895926336435, 1403.826366027397, 1437.0029114966733, 1394.416173426851, 1407.7272769785718, 1412.675947848063, 1379.7684504198996, 1416.5111517051282, 1398.0501404087215, 1409.0004009565428, 1409.4220363815937, 1393.1403543896163, 1486.81884708728, 1393.257967152974, 1399.1743401769763, 1445.107495589863, 1392.8273103492602, 1409.0004009565428)
crit8 = c(1551.4640070530545, 1472.9940704937826, 1476.54018920578, 1507.7367170814987, 1487.9138340776544, 1535.830264381616, 1539.2142830073183, 1461.4996970924335, 1512.894261473301, 1491.833891634252, 1534.2228774744178, 1534.2228774744178, 1503.5300440222886, 1553.0715807003937, 1505.121047089139, 1572.3729530817716, 1506.2662527730552, 1543.5167211807152, 1538.41846112835, 1567.4929290239145, 1420.8494492623795, 1427.3377827573502, 1420.4538670508905, 1420.9022861993683, 1485.2856582973227, 1393.1173246036983, 1485.2856582973227, 1432.6246947941595, 1470.6875444754842, 1451.1127493113602, 1483.376333876521, 1468.1345938313034, 1473.3283453564377, 1469.1406708583554, 1464.1236203742556, 1440.8968986512916, 1453.9709569669276, 1482.2498091487253, 1480.6331165766262, 1471.7957291903479, 1485.5570454064643, 1406.7914455981715, 1432.8813619181797, 1434.6212216644378, 1419.2410624619663, 1384.9094403647673, 1383.7591604348709, 1432.8813619181797, 1433.8166910404927, 1402.888795968108, 1423.6694706763583, 1419.7996435144753, 1395.3221608169104, 1551.6134323467334, 1416.706497067524, 1462.7518948456543, 1467.5804305422157, 1503.6221446702161, 1386.7839696849671, 1443.709727366153, 1415.872448577965, 1443.9374637228925, 1394.1157822046425, 1399.0716327595337, 1418.632392557395, 1442.644656290821, 1476.459154472324, 1472.3346714511158, 1419.1975791795062, 1475.6256603277584, 1414.5842731846856, 1419.1846437682289, 1499.3797813744438, 1493.3048028755518, 1421.2954112497423, 1405.053109647296, 1403.5094334878731, 1414.5842731846856, 1415.2650575643293, 1414.5842731846856, 1419.886462153443, 1459.1102099017685, 1385.8012377369319, 1459.1102099017685, 1435.8329379695506, 1431.6294517169367, 1392.67726376279, 1404.5816563933436, 1464.2297001887111, 1396.4774490346813, 1459.255182412444, 1512.8953690454578, 1506.1983056586803, 1448.3674731188914, 1477.5588089126434, 1465.2767162210475, 1447.7938374154705, 1460.7831866517854, 1455.2777174280407, 1542.6911865075583)
crit9 = c(1551.4640070530545, 1472.9940704937826, 1476.54018920578, 1507.7367170814987, 1487.9138340776544, 1535.830264381616, 1539.2142830073183, 1461.4996970924335, 1512.894261473301, 1491.833891634252, 1498.1733103210865, 1498.1733103210865, 1462.0473832899597, 1520.5146251647218, 1504.932778288618, 1519.2918506777287, 1464.7835920407265, 1506.8314067210192, 1499.307490361551, 1525.3710075902122, 1471.930806028228, 1413.9275103607793, 1436.1224560196592, 1436.5708751681375, 1409.9528283550162, 1417.5850875836422, 1442.966950947185, 1460.200395212342, 1500.9589370446013, 1420.0840808549608, 1483.376333876521, 1468.1345938313034, 1473.3283453564377, 1469.1406708583554, 1464.1236203742556, 1440.8968986512916, 1453.9709569669276, 1482.2498091487253, 1480.6331165766262, 1471.7957291903479, 1455.087375984098, 1491.8915467324812, 1434.1741693502513, 1398.7505901119202, 1506.8883176049667, 1421.1222342902665, 1441.83249111721, 1400.7023983170604, 1435.1094984725644, 1402.888795968108, 1412.4948116204573, 1422.5239257233195, 1483.5513606663699, 1545.6540287307491, 1455.0084079551634, 1466.1587750590288, 1484.1744999688572, 1520.5241798296363, 1460.9088385050056, 1415.6813413550165, 1418.742315392942, 1444.8259642797343, 1392.1840625599175, 1397.7303346263343, 1368.3710535217206, 1443.533156847663, 1476.459154472324, 1419.9896252931762, 1423.1786095119041, 1476.5141608846002, 1414.5842731846856, 1419.1846437682289, 1499.3797813744438, 1493.3048028755518, 1421.2954112497423, 1405.053109647296, 1403.5094334878731, 1414.5842731846856, 1415.2650575643293, 1414.5842731846856, 1486.7228650162258, 1502.2856796651654, 1472.1552188604396, 1502.2856796651654, 1496.9047004729068, 1504.6556386925554, 1431.8869006600953, 1443.7912932906488, 1492.5849942805385, 1435.6870859319865, 1452.0821616964568, 1491.4841977991912, 1482.7459713006435, 1455.5520818610216, 1488.6767337289457, 1450.161900127565, 1462.9567833104281, 1461.0488241606392, 1433.8324222301007, 1506.5056344485045)

boxplot(crit1, crit2, crit3,crit4,crit5,crit6,crit7,crit8,crit9, 
        xlab="Valeurs de seuil", ylab="Coût de la solution initiale",
        names=c("1/5","1/4","1/3","2/5","1/2","3/5","2/3","3/4","4/5"),
        main="Répartition des coûts des solutions initiales de l'instance A-n65-k09 en fonction des valeurs de seuil")

#Le rang a present

crit1 = c()
crit2 = c()
crit3 = c()
crit4 = c()
crit5 = c()
crit6 = c()
crit7 = c()
crit8 = c()
crit9 = c()
